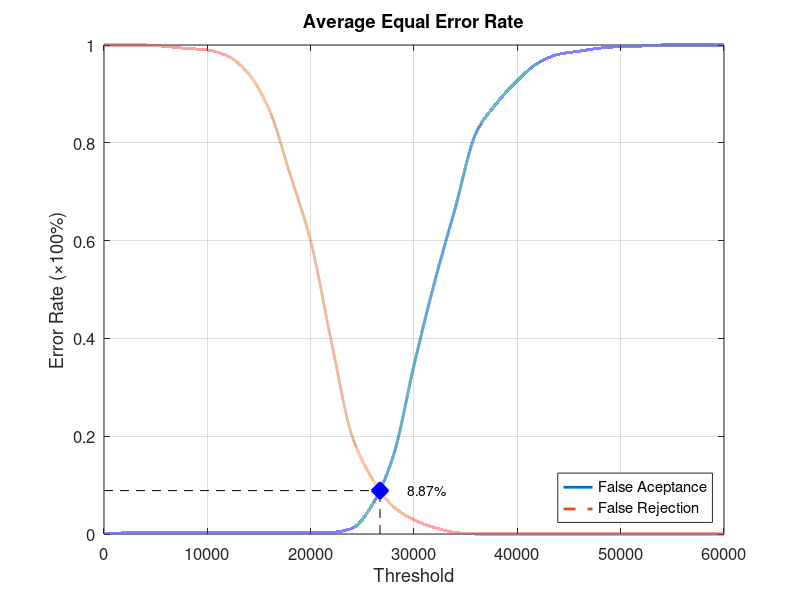
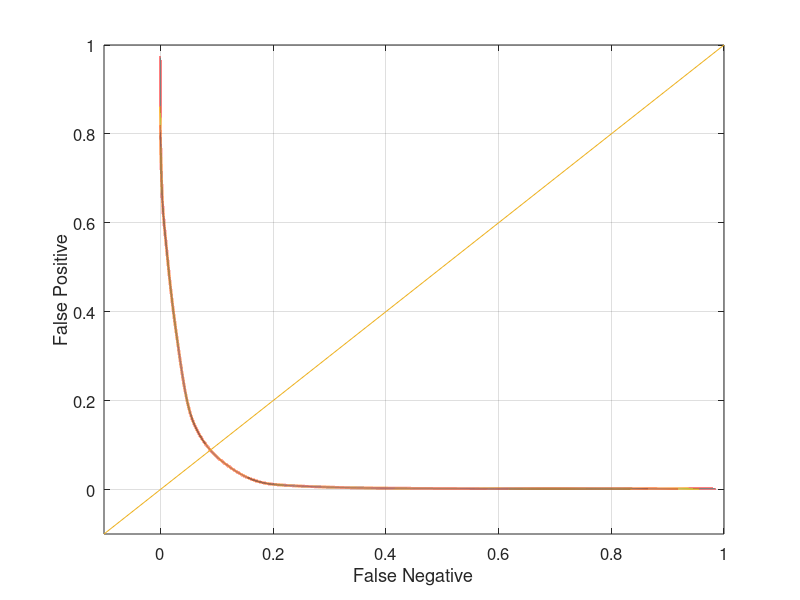

Source code (MATLAB) for these figures, in order:
function yEER = Database4Average
close all;
clear;
clc;
x = 0:2000:60000;
xq = 0:0.5:60000;

y0 = [0 0.00210526 0.00210526 0.00210526 0.00210526 0.00210526 0.00210526 0.00210526 0.00210526 0.00210526 0.00210526 0.0031579 0.0115789 0.0610526 0.16 0.345263 0.515789 0.667368 0.82 0.881053 0.927368 0.963158 0.981053 0.987368 0.993684 0.996842 0.997895 1 1 1 1];
yy0 = interp1(x, y0, xq, 'pchip');
y1 = [1 1 1 0.997 0.993 0.99 0.977 0.941 0.867 0.736 0.599 0.394 0.201 0.112 0.056 0.029 0.013 0.003 0 0 0 0 0 0 0 0 0 0 0 0 0];
yy1 = interp1(x, y1, xq, 'pchip');

% Calculating EER: 
y2 = abs(y0 - y1);
find(y2 == min(y2))
yy2 = abs(yy0 - yy1);
xEER = find(yy2 == min(yy2));
xEERIndex = xq(xEER) % X-axis EER
yEER = yy0(xEER) % Y-axis EER

main = figure
plot(xq, yy0,'-','LineWidth', 2);	hold on
plot(xq, yy1,'--','LineWidth', 2);	hold on
plot([xEERIndex xEERIndex], [0 yEER], 'k--');	hold on
plot([0 xEERIndex], [yEER yEER], 'k--');	hold on
plot(xEERIndex, yEER, 'bx', 'LineWidth', 10);	hold on
text(xEERIndex + 10 * xEERIndex / 100, yEER, [num2str(round((10000 * yEER)) / 100) '%'])
legend('False Aceptance', 'False Rejection', 'Location', 'SouthEast')
xlabel('Threshold')
ylabel('Error Rate (\times100%)')
title('Average Equal Error Rate')
set(gca, 'FontSize', 12)
axis([0 60000 0 1])
grid on

print(main, 'Database4AverageMain', '-dpng');
FNRxFPR = figure('Color', [1 1 1]);
plot(yy1, yy0, '-', yy1, yy0, 'LineWidth', 2);
hold on
y = -0.1:0.1:1
plot(y, y); 
set(gca, 'FontSize', 12)
xlabel('False Negative')
ylabel('False Positive')
axis([-0.1 1 -0.1 1])
set(gca, 'FontSize', 12)
grid on

print(FNRxFPR, 'Database4AverageFNRxFPR','-dpng');
end
